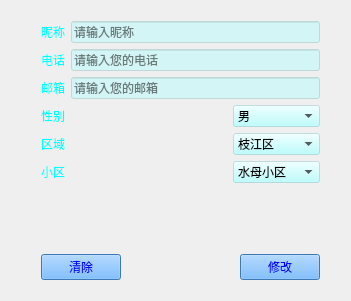
<?xml version="1.0" encoding="UTF-8"?>
<ui version="4.0">
 <class>AlterPersonInformation</class>
 <widget class="QWidget" name="AlterPersonInformation">
  <property name="geometry">
   <rect>
    <x>0</x>
    <y>0</y>
    <width>351</width>
    <height>301</height>
   </rect>
  </property>
  <property name="minimumSize">
   <size>
    <width>351</width>
    <height>301</height>
   </size>
  </property>
  <property name="maximumSize">
   <size>
    <width>363</width>
    <height>310</height>
   </size>
  </property>
  <property name="windowTitle">
   <string>修改个人信息</string>
  </property>
  <property name="windowIcon">
   <iconset>
    <normaloff>G:/VideoOfYouTube/_修改订单.png</normaloff>G:/VideoOfYouTube/_修改订单.png</iconset>
  </property>
  <widget class="QWidget" name="layoutWidget">
   <property name="geometry">
    <rect>
     <x>30</x>
     <y>10</y>
     <width>301</width>
     <height>281</height>
    </rect>
   </property>
   <layout class="QVBoxLayout" name="verticalLayout_2">
    <item>
     <layout class="QVBoxLayout" name="verticalLayout">
      <item>
       <layout class="QHBoxLayout" name="horizontalLayout">
        <item>
         <widget class="QLabel" name="label">
          <property name="styleSheet">
           <string notr="true">color: rgb(0, 255, 255);
font: 10pt &quot;微软雅黑&quot;;</string>
          </property>
          <property name="text">
           <string>昵称</string>
          </property>
         </widget>
        </item>
        <item>
         <widget class="QLineEdit" name="name">
          <property name="styleSheet">
           <string notr="true">background-color: rgba(170, 255, 255, 100);</string>
          </property>
          <property name="placeholderText">
           <string>请输入昵称</string>
          </property>
         </widget>
        </item>
       </layout>
      </item>
      <item>
       <layout class="QHBoxLayout" name="horizontalLayout_2">
        <item>
         <widget class="QLabel" name="label_2">
          <property name="styleSheet">
           <string notr="true">color: rgb(0, 255, 255);
font: 10pt &quot;微软雅黑&quot;;</string>
          </property>
          <property name="text">
           <string>电话</string>
          </property>
         </widget>
        </item>
        <item>
         <widget class="QLineEdit" name="phone">
          <property name="styleSheet">
           <string notr="true">background-color: rgba(170, 255, 255, 100);</string>
          </property>
          <property name="placeholderText">
           <string>请输入您的电话</string>
          </property>
         </widget>
        </item>
       </layout>
      </item>
      <item>
       <layout class="QHBoxLayout" name="horizontalLayout_3">
        <item>
         <widget class="QLabel" name="label_3">
          <property name="styleSheet">
           <string notr="true">color: rgb(0, 255, 255);
font: 10pt &quot;微软雅黑&quot;;</string>
          </property>
          <property name="text">
           <string>邮箱</string>
          </property>
         </widget>
        </item>
        <item>
         <widget class="QLineEdit" name="email">
          <property name="styleSheet">
           <string notr="true">background-color: rgba(170, 255, 255, 100);</string>
          </property>
          <property name="placeholderText">
           <string>请输入您的邮箱</string>
          </property>
         </widget>
        </item>
       </layout>
      </item>
      <item>
       <layout class="QHBoxLayout" name="horizontalLayout_4">
        <item>
         <widget class="QLabel" name="label_4">
          <property name="minimumSize">
           <size>
            <width>72</width>
            <height>15</height>
           </size>
          </property>
          <property name="styleSheet">
           <string notr="true">color: rgb(0, 255, 255);
font: 10pt &quot;微软雅黑&quot;;</string>
          </property>
          <property name="text">
           <string>性别</string>
          </property>
         </widget>
        </item>
        <item>
         <spacer name="horizontalSpacer">
          <property name="orientation">
           <enum>Qt::Horizontal</enum>
          </property>
          <property name="sizeHint" stdset="0">
           <size>
            <width>40</width>
            <height>20</height>
           </size>
          </property>
         </spacer>
        </item>
        <item>
         <widget class="QComboBox" name="sexCombo">
          <property name="minimumSize">
           <size>
            <width>87</width>
            <height>22</height>
           </size>
          </property>
          <property name="styleSheet">
           <string notr="true">font: 10pt &quot;微软雅黑&quot;;
background-color: rgba(170, 255, 255, 100);</string>
          </property>
          <item>
           <property name="text">
            <string>男</string>
           </property>
          </item>
          <item>
           <property name="text">
            <string>女</string>
           </property>
          </item>
         </widget>
        </item>
       </layout>
      </item>
      <item>
       <layout class="QHBoxLayout" name="horizontalLayout_5">
        <item>
         <widget class="QLabel" name="label_5">
          <property name="minimumSize">
           <size>
            <width>72</width>
            <height>15</height>
           </size>
          </property>
          <property name="styleSheet">
           <string notr="true">color: rgb(0, 255, 255);
font: 10pt &quot;微软雅黑&quot;;</string>
          </property>
          <property name="text">
           <string>区域</string>
          </property>
         </widget>
        </item>
        <item>
         <spacer name="horizontalSpacer_2">
          <property name="orientation">
           <enum>Qt::Horizontal</enum>
          </property>
          <property name="sizeHint" stdset="0">
           <size>
            <width>40</width>
            <height>20</height>
           </size>
          </property>
         </spacer>
        </item>
        <item>
         <widget class="QComboBox" name="blockCombo">
          <property name="minimumSize">
           <size>
            <width>87</width>
            <height>22</height>
           </size>
          </property>
          <property name="styleSheet">
           <string notr="true">font: 10pt &quot;微软雅黑&quot;;
background-color: rgba(170, 255, 255, 100);</string>
          </property>
          <item>
           <property name="text">
            <string>枝江区</string>
           </property>
          </item>
          <item>
           <property name="text">
            <string>海淀区</string>
           </property>
          </item>
          <item>
           <property name="text">
            <string>昌平区</string>
           </property>
          </item>
         </widget>
        </item>
       </layout>
      </item>
      <item>
       <layout class="QHBoxLayout" name="horizontalLayout_6">
        <item>
         <widget class="QLabel" name="label_6">
          <property name="minimumSize">
           <size>
            <width>72</width>
            <height>15</height>
           </size>
          </property>
          <property name="styleSheet">
           <string notr="true">color: rgb(0, 255, 255);
font: 10pt &quot;微软雅黑&quot;;</string>
          </property>
          <property name="text">
           <string>小区</string>
          </property>
         </widget>
        </item>
        <item>
         <spacer name="horizontalSpacer_3">
          <property name="orientation">
           <enum>Qt::Horizontal</enum>
          </property>
          <property name="sizeHint" stdset="0">
           <size>
            <width>40</width>
            <height>20</height>
           </size>
          </property>
         </spacer>
        </item>
        <item>
         <widget class="QComboBox" name="adressBlock">
          <property name="minimumSize">
           <size>
            <width>87</width>
            <height>22</height>
           </size>
          </property>
          <property name="styleSheet">
           <string notr="true">font: 10pt &quot;微软雅黑&quot;;
background-color: rgba(170, 255, 255, 100);</string>
          </property>
          <item>
           <property name="text">
            <string>水母小区</string>
           </property>
          </item>
          <item>
           <property name="text">
            <string>钻头小区</string>
           </property>
          </item>
         </widget>
        </item>
       </layout>
      </item>
     </layout>
    </item>
    <item>
     <spacer name="verticalSpacer">
      <property name="orientation">
       <enum>Qt::Vertical</enum>
      </property>
      <property name="sizeHint" stdset="0">
       <size>
        <width>20</width>
        <height>40</height>
       </size>
      </property>
     </spacer>
    </item>
    <item>
     <layout class="QHBoxLayout" name="horizontalLayout_7">
      <item>
       <widget class="QPushButton" name="clearButton">
        <property name="styleSheet">
         <string notr="true">background-color: rgb(85, 170, 255);
color: rgb(0, 0, 255);</string>
        </property>
        <property name="text">
         <string>清除</string>
        </property>
        <property name="icon">
         <iconset>
          <normaloff>G:/VideoOfYouTube/清除.png</normaloff>G:/VideoOfYouTube/清除.png</iconset>
        </property>
       </widget>
      </item>
      <item>
       <spacer name="horizontalSpacer_4">
        <property name="orientation">
         <enum>Qt::Horizontal</enum>
        </property>
        <property name="sizeHint" stdset="0">
         <size>
          <width>40</width>
          <height>20</height>
         </size>
        </property>
       </spacer>
      </item>
      <item>
       <widget class="QPushButton" name="alterbutton">
        <property name="styleSheet">
         <string notr="true">background-color: rgb(85, 170, 255);
color: rgb(0, 0, 255);</string>
        </property>
        <property name="text">
         <string>修改</string>
        </property>
        <property name="icon">
         <iconset>
          <normaloff>G:/VideoOfYouTube/_修改订单 (1).png</normaloff>G:/VideoOfYouTube/_修改订单 (1).png</iconset>
        </property>
       </widget>
      </item>
     </layout>
    </item>
   </layout>
  </widget>
  <widget class="QLabel" name="label_7">
   <property name="geometry">
    <rect>
     <x>1</x>
     <y>-6</y>
     <width>371</width>
     <height>331</height>
    </rect>
   </property>
   <property name="text">
    <string/>
   </property>
   <property name="pixmap">
    <pixmap>image/6cfd40df9c52ad80f71637a8aeaf6396.jpeg</pixmap>
   </property>
   <property name="scaledContents">
    <bool>true</bool>
   </property>
  </widget>
  <zorder>label_7</zorder>
  <zorder>layoutWidget</zorder>
 </widget>
 <layoutdefault spacing="6" margin="11"/>
 <resources/>
 <connections/>
</ui>
